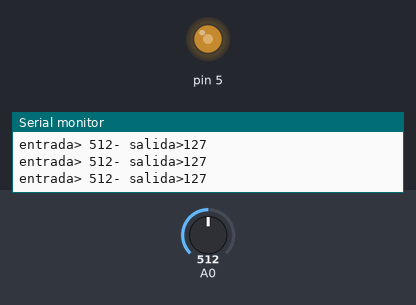
A sketch run on a simulated Arduino Uno, built with avr-gcc and run on an emulated ATmega328P. Shown: output pins drawn as LEDs (lit = HIGH), the last lines printed to the serial monitor. The test bench sets the inputs (shaded band); at power-on: A0 = 512.

Above: at 1.2 s.
1.3 s: A0 set to 408
At 2.5 s:
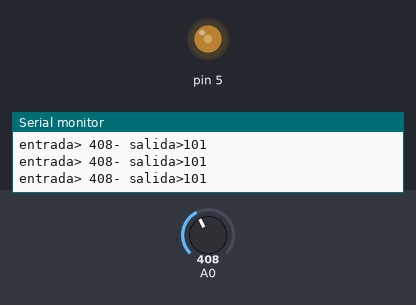
2.8 s: A0 set to 393
At 4.2 s:
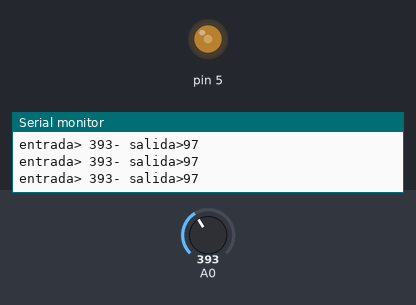
5.8 s: A0 set to 105
At 6.1 s:
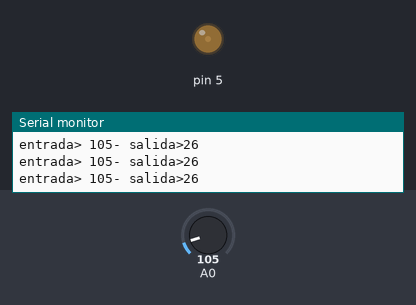
7.3 s: A0 set to 94
At 8.7 s:
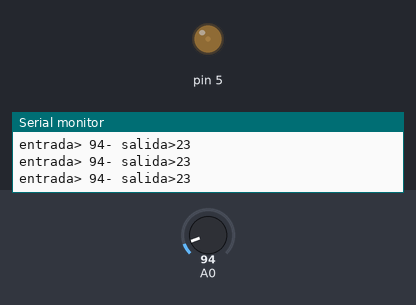
10.3 s: A0 set to 43
At 10.8 s:
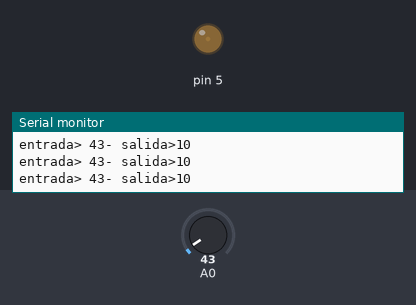
13.3 s: A0 set to 38
At 14.1 s:
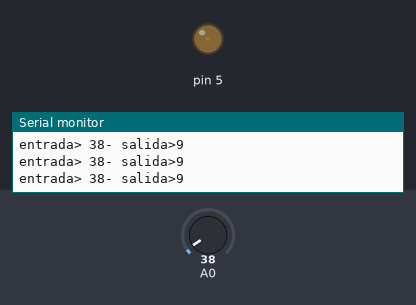
Timing chart, 0 to 15.8 s (numbered marks = the images above; inputs shaded):
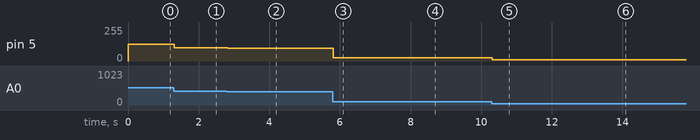

Measured:
- after the input at 1.3 s, pin 5: 127/255 → 101/255 at once
- after the input at 2.8 s, pin 5: 101/255 → 97/255 at once
- after the input at 5.8 s, pin 5: 97/255 → 26/255 at once
- after the input at 7.3 s, pin 5: 26/255 → 23/255 at once
- after the input at 10.3 s, pin 5: 23/255 → 10/255 at once
- after the input at 13.3 s, pin 5: 10/255 → 9/255 at once

The sketch:

potenciometroled.ino
```cpp
void setup() {
  // put your setup code here, to run once:
  Serial.begin(9600);
}

void loop() {
  // put your main code here, to run repeatedly:
  int potencia_entrada= analogRead(A0); /// inicializamos nuestro pin analogo
  int potencia_salida= map(potencia_entrada, 0, 1023, 0, 255);
  analogWrite(5, potencia_salida);
  Serial.println("entrada> "+ String(potencia_entrada)+"- salida>"+String(potencia_salida));

}
```
